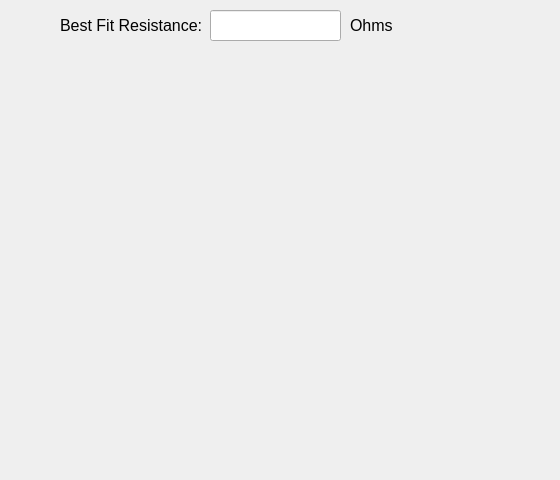
            <widget class="QWidget" name="tab_7">
             <attribute name="title">
              <string>Ascedning Source Plot</string>
             </attribute>
             <widget class="QWidget" name="widget_middle" native="true">
              <property name="geometry">
               <rect>
                <x>10</x>
                <y>50</y>
                <width>541</width>
                <height>421</height>
               </rect>
              </property>
              <widget class="MatplotlibWidget" name="mplwidget_middle">
               <property name="geometry">
                <rect>
                 <x>190</x>
                 <y>120</y>
                 <width>151</width>
                 <height>91</height>
                </rect>
               </property>
              </widget>
             </widget>
             <widget class="QLabel" name="label_12">
              <property name="geometry">
               <rect>
                <x>60</x>
                <y>10</y>
                <width>151</width>
                <height>31</height>
               </rect>
              </property>
              <property name="font">
               <font>
                <pointsize>12</pointsize>
               </font>
              </property>
              <property name="text">
               <string>Best Fit Resistance:</string>
              </property>
             </widget>
             <widget class="QLineEdit" name="lineEdit_best_fit_resistance">
              <property name="geometry">
               <rect>
                <x>210</x>
                <y>10</y>
                <width>131</width>
                <height>31</height>
               </rect>
              </property>
              <property name="font">
               <font>
                <pointsize>12</pointsize>
               </font>
              </property>
              <property name="text">
               <string/>
              </property>
             </widget>
             <widget class="QLabel" name="label_resistance_unit">
              <property name="geometry">
               <rect>
                <x>350</x>
                <y>10</y>
                <width>51</width>
                <height>31</height>
               </rect>
              </property>
              <property name="font">
               <font>
                <pointsize>12</pointsize>
               </font>
              </property>
              <property name="text">
               <string>Ohms</string>
              </property>
             </widget>
             <zorder>label_12</zorder>
             <zorder>lineEdit_best_fit_resistance</zorder>
             <zorder>label_resistance_unit</zorder>
             <zorder>widget_middle</zorder>
            </widget>
